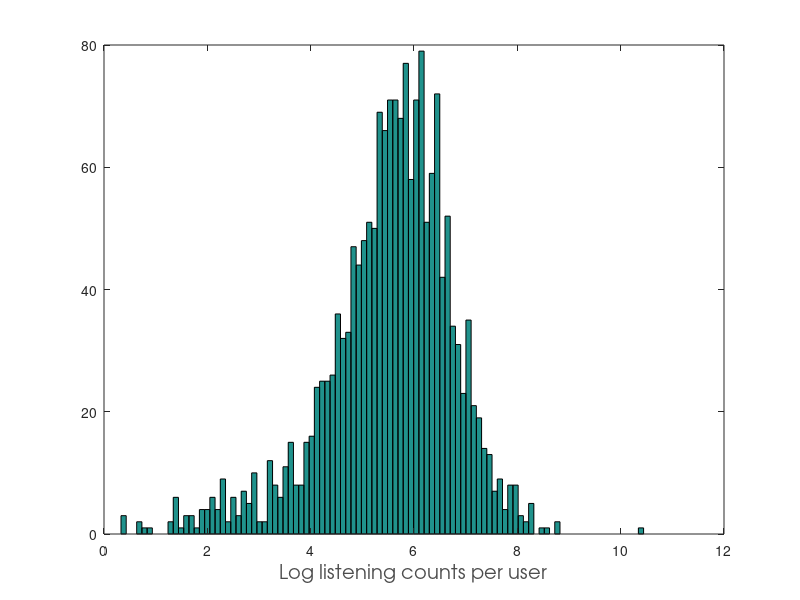
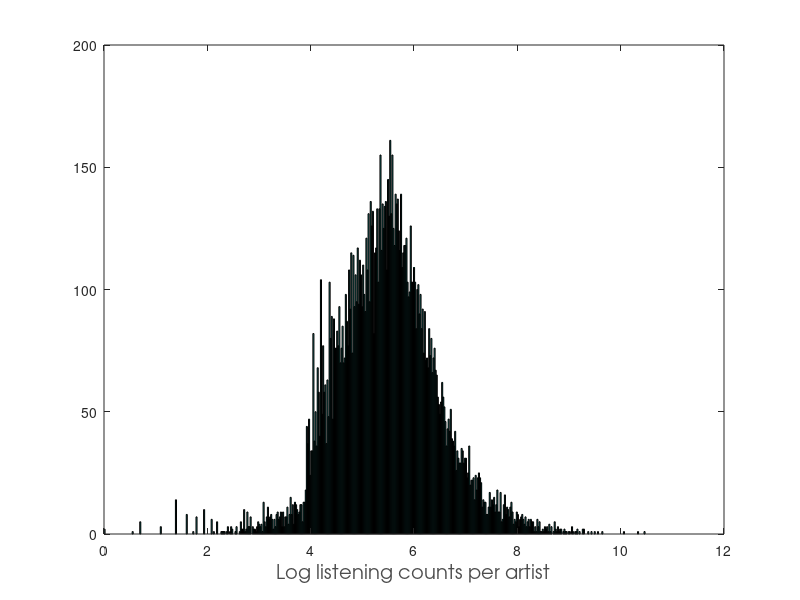

Reproduce these figures in MATLAB, in order. (Note: a time limit stopped this script after it produced the figures.)
load songTrain
close all
nbr_users = size(Ytrain,1);
nbr_artists = size(Ytrain,2);
%% average count and std per user
indices = (Ytrain~=0);
Ytrain(indices) = log(Ytrain(indices));

sum_per_user = sum(Ytrain,2);
sum_one_per_user = sum(indices,2);
mean_user = sum_per_user./sum_one_per_user;
[mean_user, sort_indices] = sort(mean_user,'descend');
mean(mean_user)
std_per_user = zeros(nbr_users, 1);

for i=1:nbr_users
    temp = Ytrain(i,:);
    %% non zero elements
    temp = temp(temp~=0);
    std_per_user(i,1) = std(temp);
end

hist(mean_user,100)
hx =xlabel('Log listening counts per user');
set(hx, 'fontsize',14,'fontname','avantgarde','color',[.3 .3 .3]);
print -dpdf histCountPerUser.pdf

figure
plot(mean_user, '*')
hold on;
Ylow = mean_user - std_per_user(sort_indices);
Yhigh = mean_user + std_per_user(sort_indices);
for i=1:5:nbr_users
    line([i,i],[Ylow(i),Yhigh(i)]);
end

%% average count and std per artist
sum_per_artist = sum(Ytrain,1);
sum_one_per_artist = sum(indices,1);
zerosi = sum_one_per_artist == 0;
sum(zerosi)
%sum_per_artist(zerosi) =[];
%sum_one_per_artist(zerosi) = [];
mean_artist = sum_per_artist./(sum_one_per_artist);
%mean(mean_artist)
[mean_artist, sort_indices] = sort(mean_artist,'descend');
std_per_artist = zeros(1, nbr_artists);

for i=1:nbr_artists
    temp = Ytrain(:,i);
    %% non zero elements
    temp = temp(temp~=0);
    std_per_artist(1,i) = std(temp);

end
figure
hist(mean_artist, 500)

hx =xlabel('Log listening counts per artist');
set(hx, 'fontsize',14,'fontname','avantgarde','color',[.3 .3 .3]);
print -dpdf histCountPerArtist.pdf
figure
plot(mean_artist, '*')
hold on;
Ylow = mean_artist - std_per_artist(sort_indices);
Yhigh = mean_artist + std_per_artist(sort_indices);
for i=1:5:nbr_artists
    line([i,i],[Ylow(i),Yhigh(i)]);
end
